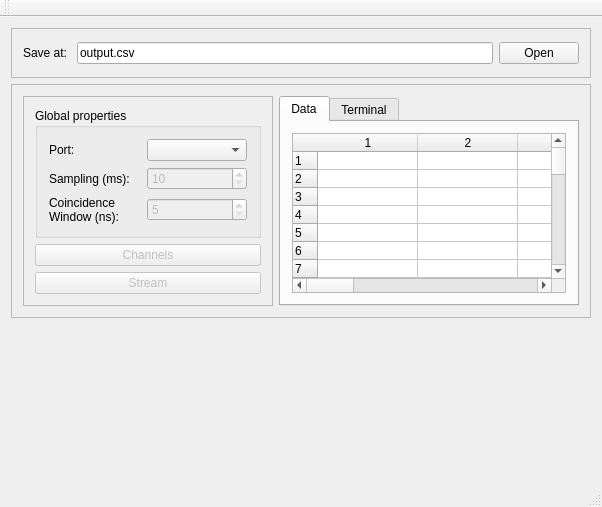
<?xml version="1.0" encoding="UTF-8"?>
<ui version="4.0">
 <class>MainWindow</class>
 <widget class="QMainWindow" name="MainWindow">
  <property name="geometry">
   <rect>
    <x>0</x>
    <y>0</y>
    <width>600</width>
    <height>450</height>
   </rect>
  </property>
  <property name="windowTitle">
   <string>Quantum</string>
  </property>
  <widget class="QWidget" name="centralWidget">
   <layout class="QVBoxLayout" name="verticalLayout">
    <item>
     <widget class="QFrame" name="frame">
      <property name="minimumSize">
       <size>
        <width>0</width>
        <height>50</height>
       </size>
      </property>
      <property name="maximumSize">
       <size>
        <width>16777215</width>
        <height>50</height>
       </size>
      </property>
      <property name="frameShape">
       <enum>QFrame::StyledPanel</enum>
      </property>
      <property name="frameShadow">
       <enum>QFrame::Raised</enum>
      </property>
      <layout class="QHBoxLayout" name="horizontalLayout_2">
       <item>
        <widget class="QLabel" name="label">
         <property name="text">
          <string>Save at: </string>
         </property>
        </widget>
       </item>
       <item>
        <widget class="QLineEdit" name="save_line">
         <property name="text">
          <string>output.csv</string>
         </property>
        </widget>
       </item>
       <item>
        <widget class="QPushButton" name="save_button">
         <property name="text">
          <string>Open</string>
         </property>
        </widget>
       </item>
      </layout>
     </widget>
    </item>
    <item>
     <widget class="QFrame" name="frame_3">
      <property name="frameShape">
       <enum>QFrame::StyledPanel</enum>
      </property>
      <property name="frameShadow">
       <enum>QFrame::Raised</enum>
      </property>
      <layout class="QHBoxLayout" name="horizontalLayout_5">
       <item>
        <widget class="QFrame" name="frame_4">
         <property name="minimumSize">
          <size>
           <width>250</width>
           <height>0</height>
          </size>
         </property>
         <property name="frameShape">
          <enum>QFrame::StyledPanel</enum>
         </property>
         <property name="frameShadow">
          <enum>QFrame::Raised</enum>
         </property>
         <layout class="QGridLayout" name="gridLayout">
          <item row="2" column="0">
           <widget class="QPushButton" name="channels_button">
            <property name="enabled">
             <bool>false</bool>
            </property>
            <property name="text">
             <string>Channels</string>
            </property>
           </widget>
          </item>
          <item row="0" column="0">
           <widget class="QGroupBox" name="groupBox">
            <property name="title">
             <string>Global properties</string>
            </property>
            <property name="flat">
             <bool>false</bool>
            </property>
            <layout class="QGridLayout" name="gridLayout_2">
             <item row="0" column="0">
              <widget class="QLabel" name="label_2">
               <property name="text">
                <string>Port:</string>
               </property>
              </widget>
             </item>
             <item row="0" column="1">
              <widget class="QComboBox" name="port_box">
               <property name="minimumSize">
                <size>
                 <width>100</width>
                 <height>0</height>
                </size>
               </property>
              </widget>
             </item>
             <item row="2" column="0">
              <widget class="QLabel" name="label_3">
               <property name="text">
                <string>Sampling (ms):</string>
               </property>
              </widget>
             </item>
             <item row="3" column="0">
              <widget class="QLabel" name="label_5">
               <property name="text">
                <string>Coincidence
Window (ns):</string>
               </property>
              </widget>
             </item>
             <item row="3" column="1">
              <widget class="QSpinBox" name="coin_spinBox">
               <property name="enabled">
                <bool>false</bool>
               </property>
               <property name="maximumSize">
                <size>
                 <width>100</width>
                 <height>16777215</height>
                </size>
               </property>
               <property name="correctionMode">
                <enum>QAbstractSpinBox::CorrectToNearestValue</enum>
               </property>
               <property name="keyboardTracking">
                <bool>false</bool>
               </property>
               <property name="minimum">
                <number>5</number>
               </property>
               <property name="maximum">
                <number>1000000</number>
               </property>
               <property name="singleStep">
                <number>5</number>
               </property>
               <property name="value">
                <number>5</number>
               </property>
              </widget>
             </item>
             <item row="2" column="1">
              <widget class="QSpinBox" name="samp_spinBox">
               <property name="enabled">
                <bool>false</bool>
               </property>
               <property name="maximumSize">
                <size>
                 <width>100</width>
                 <height>16777215</height>
                </size>
               </property>
               <property name="correctionMode">
                <enum>QAbstractSpinBox::CorrectToNearestValue</enum>
               </property>
               <property name="keyboardTracking">
                <bool>false</bool>
               </property>
               <property name="minimum">
                <number>10</number>
               </property>
               <property name="maximum">
                <number>1000000</number>
               </property>
              </widget>
             </item>
            </layout>
           </widget>
          </item>
          <item row="3" column="0">
           <widget class="QPushButton" name="stream_button">
            <property name="enabled">
             <bool>false</bool>
            </property>
            <property name="text">
             <string>Stream</string>
            </property>
           </widget>
          </item>
         </layout>
        </widget>
       </item>
       <item>
        <widget class="QTabWidget" name="tabWidget">
         <property name="minimumSize">
          <size>
           <width>300</width>
           <height>150</height>
          </size>
         </property>
         <property name="currentIndex">
          <number>0</number>
         </property>
         <widget class="QWidget" name="tab">
          <attribute name="title">
           <string>Data</string>
          </attribute>
          <layout class="QHBoxLayout" name="horizontalLayout_3">
           <item>
            <widget class="QTableWidget" name="table">
             <property name="enabled">
              <bool>true</bool>
             </property>
             <property name="dragEnabled">
              <bool>true</bool>
             </property>
             <property name="rowCount">
              <number>100</number>
             </property>
             <property name="columnCount">
              <number>10</number>
             </property>
             <attribute name="horizontalHeaderShowSortIndicator" stdset="0">
              <bool>false</bool>
             </attribute>
             <attribute name="verticalHeaderDefaultSectionSize">
              <number>16</number>
             </attribute>
             <attribute name="verticalHeaderMinimumSectionSize">
              <number>16</number>
             </attribute>
             <attribute name="verticalHeaderShowSortIndicator" stdset="0">
              <bool>false</bool>
             </attribute>
             <row/>
             <row/>
             <row/>
             <row/>
             <row/>
             <row/>
             <row/>
             <row/>
             <row/>
             <row/>
             <row/>
             <row/>
             <row/>
             <row/>
             <row/>
             <row/>
             <row/>
             <row/>
             <row/>
             <row/>
             <row/>
             <row/>
             <row/>
             <row/>
             <row/>
             <row/>
             <row/>
             <row/>
             <row/>
             <row/>
             <row/>
             <row/>
             <row/>
             <row/>
             <row/>
             <row/>
             <row/>
             <row/>
             <row/>
             <row/>
             <row/>
             <row/>
             <row/>
             <row/>
             <row/>
             <row/>
             <row/>
             <row/>
             <row/>
             <row/>
             <row/>
             <row/>
             <row/>
             <row/>
             <row/>
             <row/>
             <row/>
             <row/>
             <row/>
             <row/>
             <row/>
             <row/>
             <row/>
             <row/>
             <row/>
             <row/>
             <row/>
             <row/>
             <row/>
             <row/>
             <row/>
             <row/>
             <row/>
             <row/>
             <row/>
             <row/>
             <row/>
             <row/>
             <row/>
             <row/>
             <row/>
             <row/>
             <row/>
             <row/>
             <row/>
             <row/>
             <row/>
             <row/>
             <row/>
             <row/>
             <row/>
             <row/>
             <row/>
             <row/>
             <row/>
             <row/>
             <row/>
             <row/>
             <row/>
             <row/>
             <column/>
             <column/>
             <column/>
             <column/>
             <column/>
             <column/>
             <column/>
             <column/>
             <column/>
             <column/>
            </widget>
           </item>
          </layout>
         </widget>
         <widget class="QWidget" name="tab_2">
          <attribute name="title">
           <string>Terminal</string>
          </attribute>
          <layout class="QVBoxLayout" name="verticalLayout_3">
           <item>
            <widget class="QPlainTextEdit" name="terminal_text">
             <property name="enabled">
              <bool>true</bool>
             </property>
             <property name="autoFillBackground">
              <bool>false</bool>
             </property>
             <property name="tabChangesFocus">
              <bool>false</bool>
             </property>
             <property name="undoRedoEnabled">
              <bool>false</bool>
             </property>
             <property name="readOnly">
              <bool>true</bool>
             </property>
             <property name="textInteractionFlags">
              <set>Qt::NoTextInteraction</set>
             </property>
             <property name="centerOnScroll">
              <bool>false</bool>
             </property>
            </widget>
           </item>
           <item>
            <widget class="QWidget" name="widget_4" native="true">
             <property name="minimumSize">
              <size>
               <width>0</width>
               <height>0</height>
              </size>
             </property>
             <layout class="QHBoxLayout" name="horizontalLayout_4">
              <item>
               <widget class="QLabel" name="label_4">
                <property name="text">
                 <string>Input:</string>
                </property>
               </widget>
              </item>
              <item>
               <widget class="QLineEdit" name="terminal_line">
                <property name="enabled">
                 <bool>false</bool>
                </property>
                <property name="clearButtonEnabled">
                 <bool>false</bool>
                </property>
               </widget>
              </item>
             </layout>
            </widget>
           </item>
          </layout>
         </widget>
        </widget>
       </item>
      </layout>
     </widget>
    </item>
    <item>
     <widget class="QWidget" name="plot" native="true">
      <property name="sizePolicy">
       <sizepolicy hsizetype="Preferred" vsizetype="Expanding">
        <horstretch>0</horstretch>
        <verstretch>0</verstretch>
       </sizepolicy>
      </property>
      <property name="minimumSize">
       <size>
        <width>0</width>
        <height>150</height>
       </size>
      </property>
     </widget>
    </item>
   </layout>
  </widget>
  <widget class="QToolBar" name="mainToolBar">
   <attribute name="toolBarArea">
    <enum>TopToolBarArea</enum>
   </attribute>
   <attribute name="toolBarBreak">
    <bool>false</bool>
   </attribute>
  </widget>
  <widget class="QStatusBar" name="statusBar"/>
  <widget class="QMenuBar" name="menuBar">
   <property name="geometry">
    <rect>
     <x>0</x>
     <y>0</y>
     <width>600</width>
     <height>17</height>
    </rect>
   </property>
  </widget>
  <action name="actionSave_as">
   <property name="text">
    <string>Save as</string>
   </property>
  </action>
  <action name="actionSave">
   <property name="text">
    <string>Save</string>
   </property>
  </action>
  <action name="actionExtract">
   <property name="text">
    <string>Extract</string>
   </property>
  </action>
 </widget>
 <layoutdefault spacing="6" margin="11"/>
 <resources/>
 <connections/>
</ui>
